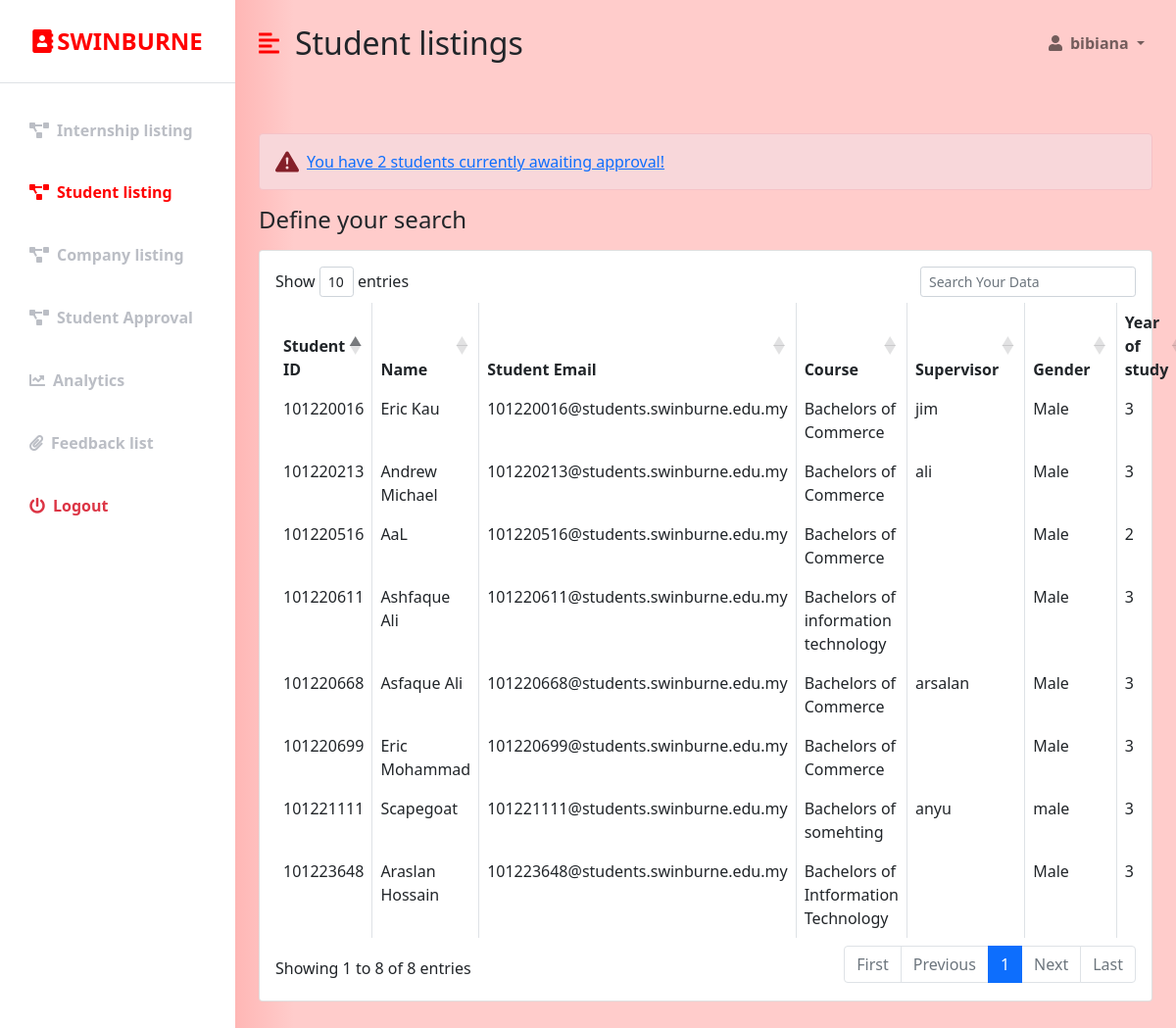
The page /staff_studentlist.php (signed in) on the database as committed earlier.
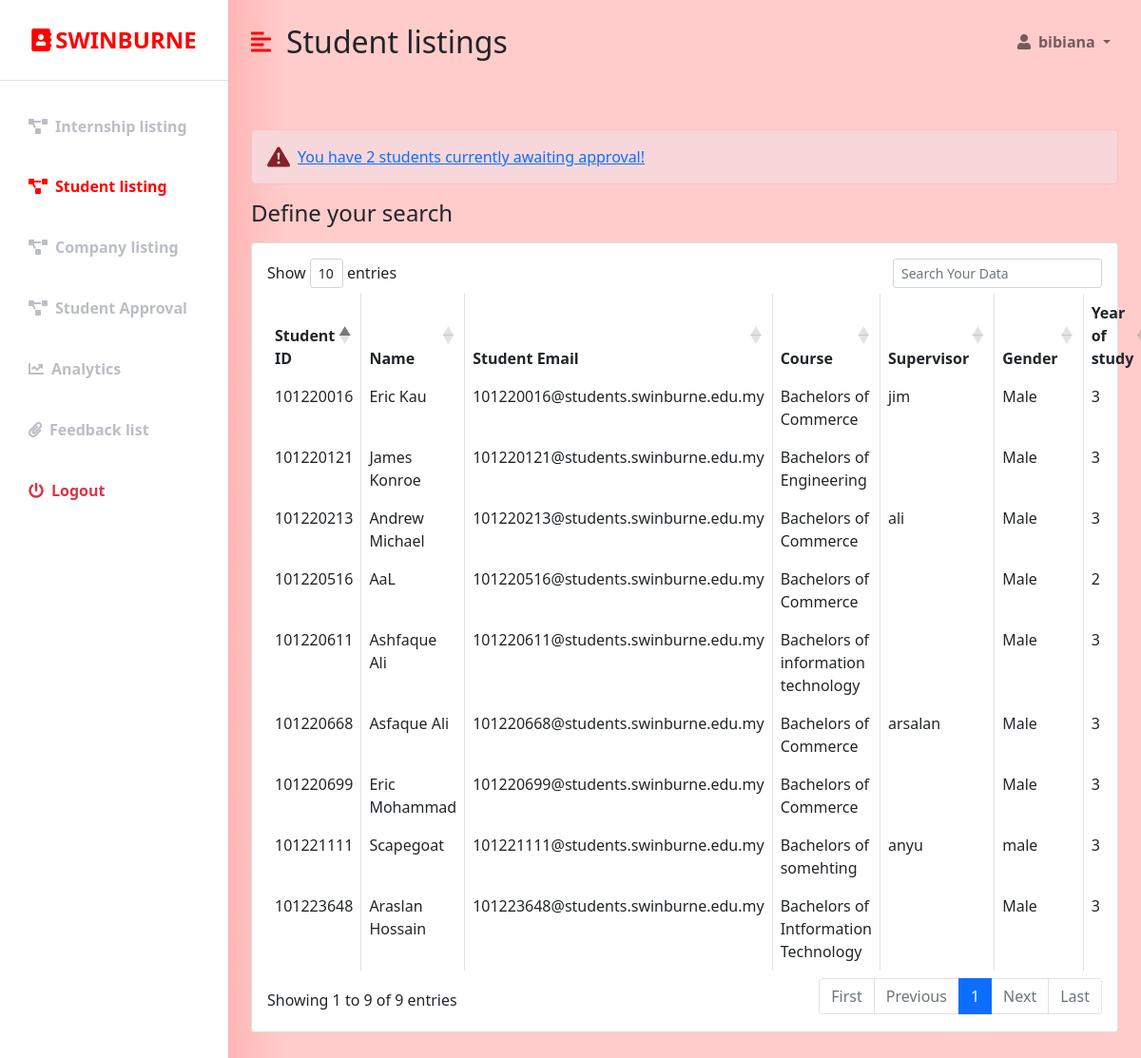
The same page on the database as committed later.
### tables this page shows
CREATE TABLE `student` (
  `STUDENT_ID` int(255) NOT NULL,
  `NAME` varchar(50) NOT NULL,
  `STUDENT_EMAIL` varchar(100) NOT NULL,
  `COURSE` varchar(50) NOT NULL,
  `ENROLL` varchar(255) DEFAULT NULL,
  `SUPERVISOR` varchar(50) DEFAULT NULL,
  `GENDER` varchar(7) NOT NULL,
  `CURRENT_RESIDENCE` varchar(100) NOT NULL,
  `CONTACT_NO` varchar(20) NOT NULL,
  `YEAR_OF_STUDY` varchar(1) NOT NULL,
  `PASSWORD` varchar(20) NOT NULL,
  `CV` varchar(30) DEFAULT NULL,
  `USERNAME` varchar(20) NOT NULL
);

### staff_studentlist.php (the view, shortened to what the changed rows need)
<?php
  if (isset($_SESSION['user_id']) && isset($_SESSION['user_email'])) {
?>
<!DOCTYPE html>
<html lang="en">
<head>
    <link href="https://cdn.jsdelivr.net/npm/bootstrap@5.0.0-beta3/dist/css/bootstrap.min.css" rel="stylesheet" />
    <link rel="stylesheet" href="https://cdnjs.cloudflare.com/ajax/libs/font-awesome/5.15.3/css/all.min.css" />
    <link rel="stylesheet" href="https://cdn.datatables.net/1.10.18/css/dataTables.bootstrap4.min.css">
    <link rel="stylesheet" href="styles.css" />
</head>
<body>
    <div class="d-flex" id="wrapper">
        <div class="bg-white" id="sidebar-wrapper">
            <div class="sidebar-heading text-center py-4 primary-text fs-4 fw-bold text-uppercase border-bottom"><i
                    class="fas fa-address-book me-1"></i>Swinburne</div>
            <div class="list-group list-group-flush my-3">
                <a href="staff_internshiplisting.php" class="list-group-item list-group-item-action bg-transparent second-text fw-bold"><i
                        class="fas fa-project-diagram me-2"></i>Internship listing</a>
                <a href="#" class="list-group-item list-group-item-action bg-transparent second-text active"><i
                        class="fas fa-project-diagram me-2"></i>Student listing</a>
                  <a href="staff_companylist.php" class="list-group-item list-group-item-action bg-transparent second-text fw-bold"><i
                        class="fas fa-project-diagram me-2"></i>Company listing</a>
                        <a href="staff_approval.php" class="list-group-item list-group-item-action bg-transparent second-text fw-bold"><i
                        class="fas fa-project-diagram me-2"></i>Student Approval</a>
                <a href="staff_infographics.php" class="list-group-item list-group-item-action bg-transparent second-text fw-bold"><i
                        class="fas fa-chart-line me-2"></i>Analytics</a>
                <a href="staff_feedbacklist.php" class="list-group-item list-group-item-action bg-transparent second-text fw-bold"><i
                        class="fas fa-paperclip me-2"></i>Feedback list</a>
                <a href="staff_logout.php" class="list-group-item list-group-item-action bg-transparent text-danger fw-bold"><i
                        class="fas fa-power-off me-2"></i>Logout</a>
            </div>
        </div>
        <div id="page-content-wrapper">
            <nav class="navbar navbar-expand-lg navbar-light bg-transparent py-4 px-4">
                <div class="d-flex align-items-center">
                    <i class="fas fa-align-left primary-text fs-4 me-3" id="menu-toggle"></i>
                    <h2 class="fs-2 m-0">Student listings</h2>
                </div>
                <div class="collapse navbar-collapse" id="navbarSupportedContent">
                    <ul class="navbar-nav ms-auto mb-2 mb-lg-0">
                        <li class="nav-item dropdown">
                            <a class="nav-link dropdown-toggle second-text fw-bold" href="#" id="navbarDropdown"
                                role="button" data-bs-toggle="dropdown" aria-expanded="false">
                                <i class="fas fa-user me-2"></i><?=$_SESSION['user_full_name']?>
                            </a>
                        </li>
                    </ul>
                </div>
            </nav>
            <div class="container-fluid px-4">
                <div class="row my-5">
                    <?php
                    $connection = mysqli_connect("localhost","root","");
                    $queryalert = "SELECT * FROM student where ENROLL = 'pending' OR ENROLL = 'Ending'";
                    $queryalert_run = mysqli_query($connection, $queryalert);
                    if($stud_alert = mysqli_num_rows($queryalert_run))
                        {
                            echo '
                            <div class="col">
                                <svg xmlns="http://www.w3.org/2000/svg" style="display: none;">
                                 <symbol id="exclamation-triangle-fill" fill="currentColor" viewBox="0 0 16 16">
                                    <path d="M8.982 1.566a1.13 1.13 0 0 0-1.96 0L.165 13.233c-.457.778.091 1.767.98 1.767h13.713c.889 0 1.438-.99.98-1.767L8.982 1.566zM8 5c.535 0 .954.462.9.995l-.35 3.507a.552.552 0 0 1-1.1 0L7.1 5.995A.905.905 0 0 1 8 5zm.002 6a1 1 0 1 1 0 2 1 1 0 0 1 0-2z"/>
                                  </symbol>
                                </svg>
                                <div class="alert alert-danger d-flex align-items-center" role="alert">
                                  <svg class="bi flex-shrink-0 me-2" width="24" height="24" role="img" aria-label="Danger:"><use xlink:href="#exclamation-triangle-fill"/></svg>
                                  <div>
                                    <a href = "staff_approval.php"> You have '.$stud_alert.' students currently awaiting approval! </a>
                                  </div>
                                </div>
                             </div>
                            ';
                        }
                    ?>
                    <h3 class="fs-4 mb-3">Define your search</h3>
                    <div class="col">
                                <div class="card">
                                    <div class="card-body">
                                    <?php
                                    $connection = mysqli_connect("localhost","root","");
                                    $query = "SELECT * FROM student";
                                    $query_run = mysqli_query($connection, $query);
                                    ?>
                                        <table id="datatableid" class="table table-bordered">
                                            <thead>
                                                <tr>
                                                    <th scope="col">Student ID</th>
                                                    <th scope="col">Name</th>
                                                    <th scope="col">Student Email</th>
                                                    <th scope="col">Course</th>
                                                    <th scope="col"> Supervisor </th>
                                                    <th scope="col"> Gender </th>
                                                    <th scope="col"> Year of study </th>
                                                </tr>
                                            </thead>
                                            <tbody>
                                                    <?php
                                                    if($query_run)
                                                    {
                                                        foreach($query_run as $row)
                                                        {
                                                    ?>
                                                <tr>
                                                    <td> <?php echo $row['STUDENT_ID']; ?> </td>
                                                    <td> <?php echo $row['NAME']; ?> </td>
                                                    <td> <?php echo $row['STUDENT_EMAIL']; ?> </td>
                                                    <td> <?php echo $row['COURSE']; ?> </td>
                                                    <td> <?php echo $row['SUPERVISOR']; ?> </td>
                                                    <td> <?php echo $row['GENDER']; ?> </td>
                                                    <td> <?php echo $row['YEAR_OF_STUDY']; ?> </td>
                                                </tr>
                                                 <?php
                                                    }
                                                }
                                                else
                                                {
                                                    echo "No Record Found";
                                                }
                                                 ?>
                                            </tbody>
                                        </table>
                                    </div>
                                </div>
                    </div>
                    </div>
                </div>
            </div>
        </div>
</body>
</html>
<?php
}else {
   header("Location:staff_login.php");
}
 ?>

Rows that differ between the two databases and show on the page:
added student: STUDENT_ID "101220121", NAME "James Konroe", STUDENT_EMAIL "101220121@students.swinburne.edu.my", COURSE "Bachelors of Engineering", GENDER "Male", YEAR_OF_STUDY "3"
Other text that changed with them:
text written by a page script: "Show entries Showing 1 to 8 of 8 entries First Previous 1 Next Last" → "Show entries Showing 1 to 9 of 9 entries First Previous 1 Next Last"
